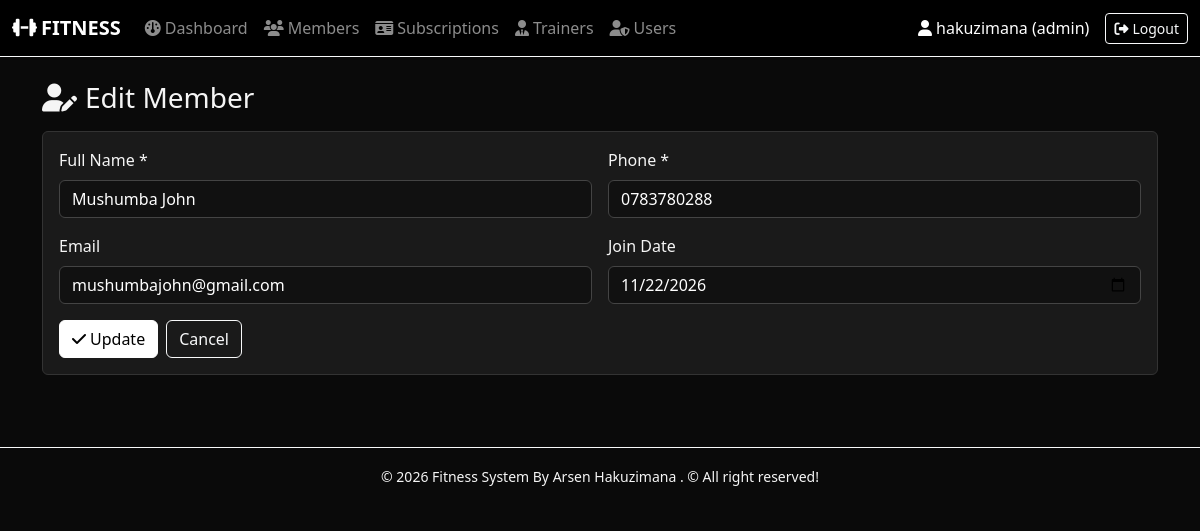
Page /members/edit.php?id=2 (signed in) on the committed database.
### tables this page shows
CREATE TABLE IF NOT EXISTS members (
    member_id INT AUTO_INCREMENT PRIMARY KEY,
    full_name VARCHAR(120) NOT NULL,
    phone VARCHAR(30) NOT NULL,
    email VARCHAR(120) UNIQUE,
    join_date DATE NOT NULL
);

### members/edit.php (the view, shortened to what this page needs)
<?php
require_once __DIR__ . '/../config/database.php';
require_once __DIR__ . '/../includes/header.php';
$id = (int)($_GET['id'] ?? 0);
$stmt = $pdo->prepare("SELECT * FROM members WHERE member_id = ?");
$stmt->execute([$id]);
$m = $stmt->fetch();
?>
<h3 class="mb-3"><i class="fa-solid fa-user-pen me-2"></i>Edit Member</h3>
<div class="card"><div class="card-body">
<form method="post" class="row g-3">
  <div class="col-md-6"><label class="form-label">Full Name *</label>
    <input name="full_name" class="form-control" value="<?= htmlspecialchars($m['full_name']) ?>" required></div>
  <div class="col-md-6"><label class="form-label">Phone *</label>
    <input name="phone" class="form-control" value="<?= htmlspecialchars($m['phone']) ?>" required></div>
  <div class="col-md-6"><label class="form-label">Email</label>
    <input type="email" name="email" class="form-control" value="<?= htmlspecialchars($m['email']) ?>"></div>
  <div class="col-md-6"><label class="form-label">Join Date</label>
    <input type="date" name="join_date" class="form-control" value="<?= htmlspecialchars($m['join_date']) ?>"></div>
  <div class="col-12 d-flex gap-2">
    <button class="btn btn-primary"><i class="fa-solid fa-check me-1"></i>Update</button>
    <a href="index.php" class="btn btn-outline-light">Cancel</a>
  </div>
</form>
</div></div>
<?php require_once __DIR__ . '/../includes/footer.php'; ?>

### css/style.css (style rules this page uses)
body { background: var(--bw-black); color: var(--bw-light); font-family: "Segoe UI", system-ui, sans-serif; }
.card { background: var(--bw-dark); border: 1px solid #333; color: var(--bw-light); }
.form-control, .form-select { background:#111; color:#fff; border:1px solid #444; }
.btn-primary { background:#fff; color:#000; border:1px solid #fff; }
a { color:#fff; }

### rows in the picture
members: full_name "Mushumba John", phone "0783780288", email "mushumbajohn@gmail.com", join_date "11/22/2026"

### other values in the picture
$u['name'] "hakuzimana"
$u['role'] "admin"
